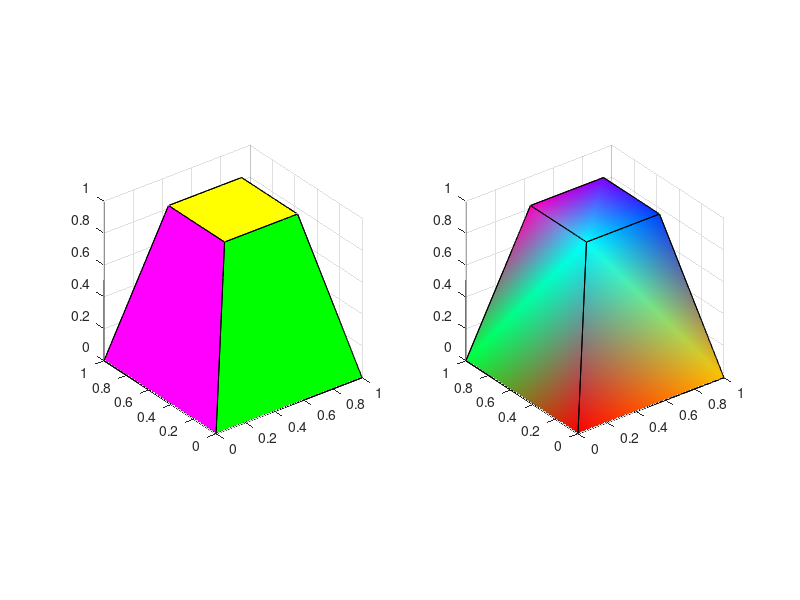

The MATLAB source for this figure:
v=[0 0 0;1 0 0;1 1 0;0 1 0;0.25 0.25 1;0.75 0.25 1;0.75 0.75 1;0.25 0.75 1];
f=[1 2 3 4;5 6 7 8;1 2 6 5;2 3 7 6;3 4 8 7;4 1 5 8];
subplot(1,2,1);
patch('Vertices',v,'Faces',f,'FacevertexCData',hsv(6),'FaceColor','flat');
view(3);
axis square tight;grid on;
subplot(1,2,2);
patch('Vertices',v,'Faces',f,'FaceVertexCData',hsv(8),'FaceColor','interp');
view(3);axis square tight;grid on;